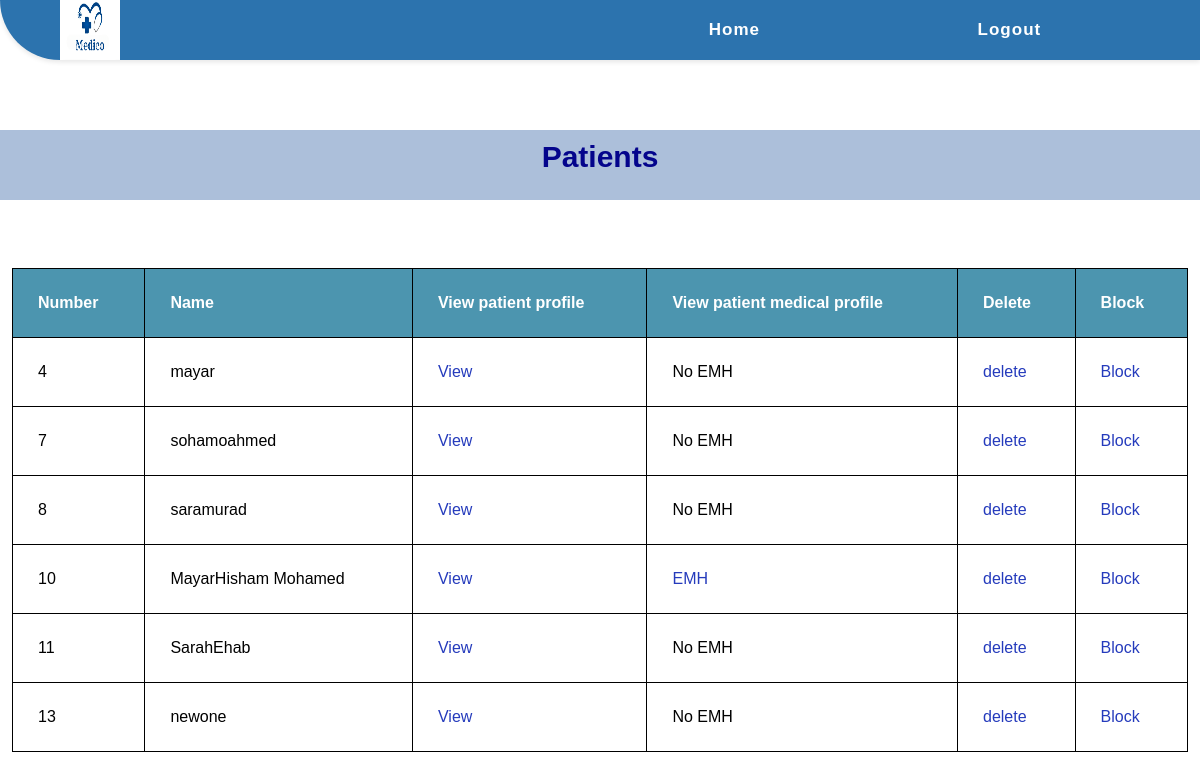
/admin/admin_view_patients.php, run on the app's committed database.
### tables this page shows
CREATE TABLE `patient` (
  `pid` int(11) NOT NULL,
  `first_name` varchar(255) NOT NULL,
  `last_name` varchar(255) NOT NULL,
  `gender` varchar(255) NOT NULL,
  `occupation` varchar(255) NOT NULL,
  `marital_status` varchar(255) NOT NULL,
  `email` varchar(255) NOT NULL,
  `allergies` varchar(255) NOT NULL,
  `blood_type` varchar(255) NOT NULL,
  `pdate_of_birth` date NOT NULL,
  `phone` int(11) NOT NULL,
  `emergency_contact` int(11) NOT NULL,
  `address` varchar(255) NOT NULL,
  `password` int(11) NOT NULL,
  `image` mediumtext NOT NULL,
  `has_emh` varchar(255) NOT NULL,
  `paid` varchar(255) NOT NULL,
  `blocked` varchar(255) NOT NULL
);

### admin/admin_view_patients.php (the view, shortened to what this page needs)
<?php
include "../shared/conn.php";
    $qry="SELECT * FROM `patient` ";
$rslt=mysqli_query($connect,$qry);
?>
<!DOCTYPE html>
<html lang="en">
<head>
    <link rel="stylesheet" href="../CSS/style.css">
    <link rel="stylesheet" href="../CSS/footer.css">
    <link rel="stylesheet" href="../CSS/pharmacy's view.css">
    <link rel="stylesheet" href="../CSS/style.css">
</head>
<body>
    <nav>
        <div class="logo">
            <a href="#"><img src="../Images/medico.png" alt="Medico Logo"></a>
        </div>
        <ul class="nav-links">
            <li><a href="./admin_home.php">Home</a></li>
            <li><a href="../shared/login.php?bbye='1'">Logout</a></li>
        </ul>
    </nav>
    <h1 class="h1_text" id="Requests">Patients</h1>
    <table>
        <thead>
            <tr>
                <th>Number</th>
                <th>Name</th>
                <th>View patient profile</th>
                <th>View patient medical profile</th>
                <th>Delete</th>
                <th>Block</th>
            </tr>
        </thead>
        <?php while ($row=mysqli_fetch_array($rslt)) {?>
        <tbody>
            <tr>
                <td><?php   echo $row['pid']  ?></td>
                <td>  <?php   echo $row['first_name']    .  $row['last_name']   ?></td>
                <td><a href="patient_profile_for_admin.php?view=<?php echo $row['pid'];?> "> View</a></td>
                <td><?php $select = "SELECT * FROM `patient` WHERE paid = 'yes'
                AND has_emh = 'yes' AND pid = '".$row['pid']."' ";
                $sel = mysqli_query($connect , $select);
                $sell = mysqli_num_rows($sel);
                if($sell > 0){ ?><a href="EMH_view_admin.php?emh=<?php echo $row['pid']; ?>">EMH</a> <?php }else{ ?>No EMH <?php } ?></td>
                <td><a href="admin_view_patients.php?delete=<?php echo $row['pid'];?> "> delete</a></td>
                <?php
                if($row['blocked'] == 'yes'){
                ?>
                <td><a href="admin_view_patients.php?unblock=<?php echo $row['pid'];?> "> Unblock</a></td>
                <?php } else { ?>
                    <td><a href="admin_view_patients.php?block=<?php echo $row['pid'];?> "> Block</a></td>
             <?php   } ?>
            </tr>
        <?php
        }
        ?>
        </tbody>
    </table>
</body>
</html>

### CSS/style.css (style rules this page uses)
* { padding: 0; margin: 0; box-sizing: border-box; font-family: 'Poppins', sans-serif; }
nav { display: flex; justify-content: space-between; align-items: center; background-color: #2c73ae; height: 60px; padding: 0 50px; box-shadow: 0px 2px 5px rgba(0, 0, 0, 0.1); border-bottom-left-radius: 60px; }
.logo { width: 60px; height: 60px; margin-left: 10px; }
.logo img { width: 100%; height: 100%; }
.nav-links { display: flex; justify-content: space-around; width: 50%; }
.nav-links li { list-style: none; }
.nav-links a { color: #ffffff; text-decoration: none; font-weight: bold; font-size: 17px; letter-spacing: 1px; }
.nav-links li { opacity: 1; transition: opacity 0.5s ease-in-out; margin: 10px 0; }
.h1_text { text-align: center; color: rgb(4, 4, 140); font-size: 30px; padding-top: 10px; font-weight: bold; margin-top: 70px; margin-bottom: 20px; background-color: #295aa063; height: 70px; }

### CSS/footer.css (style rules this page uses)
body { min-height: 100vh; }
a { color: #253bbc; text-decoration: none; }
html { height: 100%; }
body { display: flex; flex-direction: column; min-height: 100%; }

### CSS/pharmacy's view.css (style rules this page uses)
* { padding: 0; margin: 0; box-sizing: border-box; font-family: 'Poppins', sans-serif; }
nav { display: flex; justify-content: space-between; align-items: center; background-color: #2c73ae; height: 60px; padding: 0 50px; box-shadow: 0px 2px 5px rgba(0, 0, 0, 0.1); border-bottom-left-radius: 60px; }
.logo { width: 60px; height: 60px; margin-left: 10px; }
.logo img { width: 100%; height: 100%; }
.nav-links { display: flex; justify-content: space-around; width: 50%; }
.nav-links li { list-style: none; }
.nav-links a { color: #ffffff; text-decoration: none; font-weight: bold; font-size: 17px; letter-spacing: 1px; }
.nav-links li { opacity: 1; transition: opacity 0.5s ease-in-out; margin: 10px 0; }
.h1_text { text-align: center; color: rgb(4, 4, 140); font-size: 26px; padding-top: 18px; font-weight: bold; margin-top: 60px; margin-bottom: 20px; background-color: #295aa063; height: 70px; }
table { border-collapse: collapse; width: 98%; margin: auto; }
th, td { text-align: left; padding: 25px; border: 1px solid black; }
th { background-color: #4c95af; color: white; }

### data on the page
patient: pid "4", first_name "mayar", shows "No EMH"
patient: pid "7", first_name "soha", last_name "moahmed", shows "No EMH"
patient: pid "8", first_name "sara", last_name "murad", shows "No EMH"
patient: pid "10", first_name "Mayar", last_name "Hisham Mohamed"
patient: pid "11", first_name "Sarah", last_name "Ehab", shows "No EMH"
patient: pid "13", first_name "new", last_name "one", shows "No EMH"
